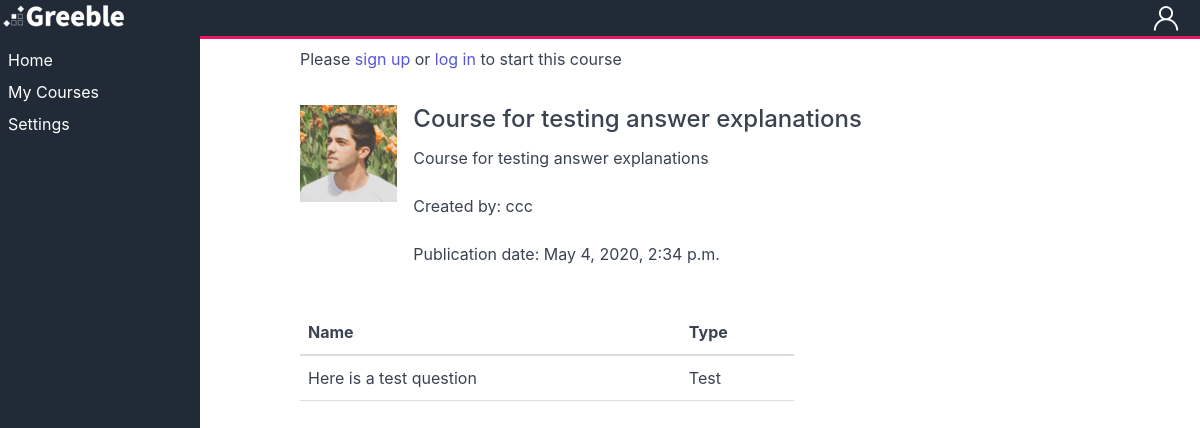
Before: /lms/course/16/ with the older database file.
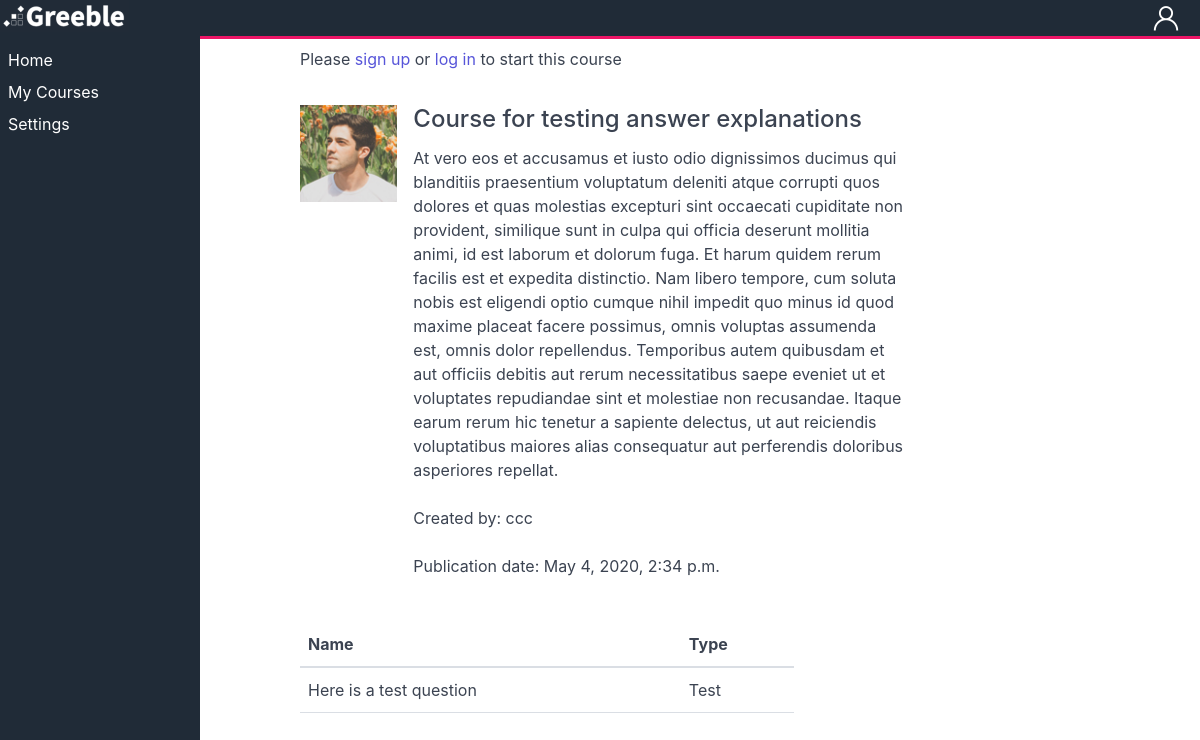
After: the same page with the newer database file.
### lms/models.py (models this page shows, shortened)
class Course(models.Model):
    name = models.CharField(max_length=200)
    description = models.CharField(max_length=1000, blank=True, null=True)
    publication_time = models.DateTimeField('date published', blank=True, null=True)
    status = models.ForeignKey(CourseStatus, on_delete=models.CASCADE, blank=True, null=True)
    client = models.ForeignKey(Client, on_delete=models.CASCADE, blank=True, null=True)
    created_by_user = models.ForeignKey(User, on_delete=models.CASCADE, related_name='+', blank=True, null=True)
    modified_by_user = models.ForeignKey(User, on_delete=models.CASCADE, related_name='+', blank=True, null=True)
    created_time = models.DateTimeField('creation time', blank=True, null=True)
    last_modified_time = models.DateTimeField('last modified time', blank=True, null=True)
    cover_filename = models.CharField(max_length=1000, blank=True, null=True)
    is_completed = False

class Slide(models.Model):
    name = models.CharField(max_length=200, blank=True, null=True)
    description = models.CharField(max_length=1000, blank=True, null=True)
    course = models.ForeignKey(SlideType, on_delete=models.CASCADE, blank=True, null=True)
    content = models.CharField(max_length=2000, blank=True, null=True)
    course = models.ForeignKey(Course, on_delete=models.CASCADE, blank=True, null=True)
    previous_slide_id = models.IntegerField(default=0, blank=True, null=True)
    next_slide_id = models.IntegerField(default=0, blank=True, null=True)
    created_by_user = models.ForeignKey(User, on_delete=models.CASCADE, related_name='+', blank=True, null=True)
    modified_by_user = models.ForeignKey(User, on_delete=models.CASCADE, related_name='+', blank=True, null=True)
    created_time = models.DateTimeField('creation time', blank=True, null=True)
    last_modified_time = models.DateTimeField('last modified time', blank=True, null=True)
    type = models.ForeignKey(SlideType, on_delete=models.CASCADE, related_name='+', blank=True, null=True)
    test = models.ForeignKey(Test, on_delete=models.CASCADE, related_name='+', blank=True, null=True)

class SlideType(models.Model):
    code = models.CharField(max_length=200, blank=True, null=True)
    name = models.CharField(max_length=200, blank=True, null=True)

### lms/views.py (the view)
# urls.py: path('/course/<int:course_id>/', views.view_course, name='view_course'),
def view_course(request, course_id):
    template = loader.get_template('lms/course/course_details.html')
    course = Course.objects.get(id=course_id)
    course_list = Course.objects.all()
    slide_list = course.slide_set.all()
    first_slide_id = 0
    if slide_list.count() != 0:
        first_slide_id = slide_list.filter(previous_slide_id=0).first().id
    creator = User.objects.get(id=course.created_by_user_id)
    course_link = 'http://127.0.0.1/lms/course/' + str(course.id)
    if course.cover_filename is not None:
        course.cover_url = '/static/lms/upload/course/cover/' + course.cover_filename
    context = {
        'course': course,
        'slide_list': slide_list,
        'course_list': course_list,
        'first_slide_id': first_slide_id,
        'creator_user_name': creator.username,
        'course_status': course.status.name,
        'course_link': course_link
    }
    if course.modified_by_user_id:
        modifier = User.objects.get(id=course.modified_by_user_id)
        context['modifier_user_name'] = modifier.username
    context = add_context_global_vars(context, request.user)
    return HttpResponse(template.render(context, request))

### lms/views.py (called while the page is built)
def is_user_client_content_manager(user):
    return user.groups.filter(name='client-content-managers').exists()

def is_user_client_admin(user):
    return user.groups.filter(name='client-administrators').exists()

def get_user_company_name(user):
    user_groups = user.groups.all()
    clients = Client.objects.all()
    result = ''
    for user_group in user_groups:
        for client in clients:
            if user_group.id == client.users_group.id:
                result = client.name
    return result

def add_context_global_vars(dict, user):
    company_name = get_user_company_name(user)
    user_is_content_manager = is_user_client_content_manager(user)
    user_is_client_admin = is_user_client_admin(user)
    dict['company_name'] = company_name
    dict['user_is_content_manager'] = user_is_content_manager
    dict['user_is_client_admin'] = user_is_client_admin
    return dict

### lms/templates/lms/course/course_details.html (shortened to what this page needs)
{% extends "lms/base/base.html" %}
{% load static %}
{% block content %}
    {% if not user.is_authenticated %}
        <p>Please <a href="/signup">sign up</a> or <a href="/lms/login">log in</a> to start this course</p>
    {% endif %}
    <div class="columns" style="padding-top: 10px; padding-bottom: 10px;">
        <div class="column col-2">
            <img style="width: 100%; max-height: 200px;" src="{{ course.cover_url }}" class="img-responsive">
        </div>
        <div class="column col-9">
            <h4>{{ course.name }}</h4>
            <p>{{ course.description }}</p>
            <p>Created by: {{ creator_user_name }}</p>
            <p>Publication date: {{ course.publication_time }}</p>
        </div>
    </div>
    <div class="columns" style="padding-top: 10px; padding-bottom: 10px;">
        <div class="column col-9">
            {% if slide_list %}
                <table class="table">
                    <thead>
                        <tr>
                            <th>Name</th>
                            <th>Type</th>
                        </tr>
                    </thead>
                    <tbody>
                        {% for slide in slide_list %}
                            <tr>
                                <td>{{ slide.name }}</td>
                                <td>{{ slide.type.name }}</td>
                            </tr>
                        {% endfor %}
                    </tbody>
                </table>
            {% else %}
                <p>There are no slides available for this course.</p>
            {% endif %}
        </div>
    </div>
    <div class="columns" style="padding-top: 10px; padding-bottom: 10px;">
    </div>
{% endblock %}

### lms/templates/lms/base/base.html (shortened to what this page needs)
{% load static %}
<html>
    <link rel="stylesheet" href="{% static "/lms/spectre/spectre.min.css" %}">
    <link rel="stylesheet" href="{% static "/lms/spectre/spectre-exp.min.css" %}">
    <link rel="stylesheet" href="{% static "/lms/spectre/spectre-icons.min.css" %}">
    {% load static %}
    <body>
        <header class="navbar" style="background: #202B37;">
            <a href="/lms"><img src="{% static "/lms/img/greeble_logo_small.png" %}"></a>
            <section class="navbar-section">
                <a href="#" style="color: white;"><img src="{% static "/lms/img/user_icon.png" %}"></a>
                <a href="#" class="btn btn-link" style="color: white;">{{ user.username }}</a>
            </section>
        </header>
        <div class="docs-container off-canvas off-canvas-sidebar-show">
            <div class="docs-sidebar off-canvas-sidebar" style="background: #202B37;">
                <ul class="nav">
                    <li class="nav-item">
                        <a class="text-light" href="/lms">Home</a>
                    </li>
                    <li class="nav-item">
                        <a class="text-light" href="/lms/my_courses">My Courses</a>
                    </li>
                    <li class="nav-item">
                        <a class="text-light" href="#">Settings</a>
                    </li>
                </ul>
            </div>
            <div class="off-canvas-content" style="border-top-width: 3px; border-top-color: #ED1566; border-top-style: solid; ">
                <div class="columns col-gapless">
                    <div class="column col-9" style="padding-left: 20px;">
                        {% block content %}
                        {% endblock %}
                    </div>
                </div>
            </div>
        </div>
    </body>
</html>

Changed rows visible on the page:
changed Course "Course for testing answer explanations": description "Course for testing answer explanations" → "At vero eos et accusamus et iusto odio dignissimos ducimus qui blanditiis praesentium voluptatum deleniti atque corrupti quos dolores et quas molestias excepturi sint occaecati cupiditate non provident, similique sunt in culpa qui officia deserunt mollitia animi, id est laborum et dolorum fuga. Et harum quidem rerum facilis est et expedita distinctio. Nam libero tempore, cum soluta nobis est eligendi optio cumque nihil impedit quo minus id quod maxime placeat facere possimus, omnis voluptas assumenda est, omnis dolor repellendus. Temporibus autem quibusdam et aut officiis debitis aut rerum necessitatibus saepe eveniet ut et voluptates repudiandae sint et molestiae non recusandae. Itaque…"
